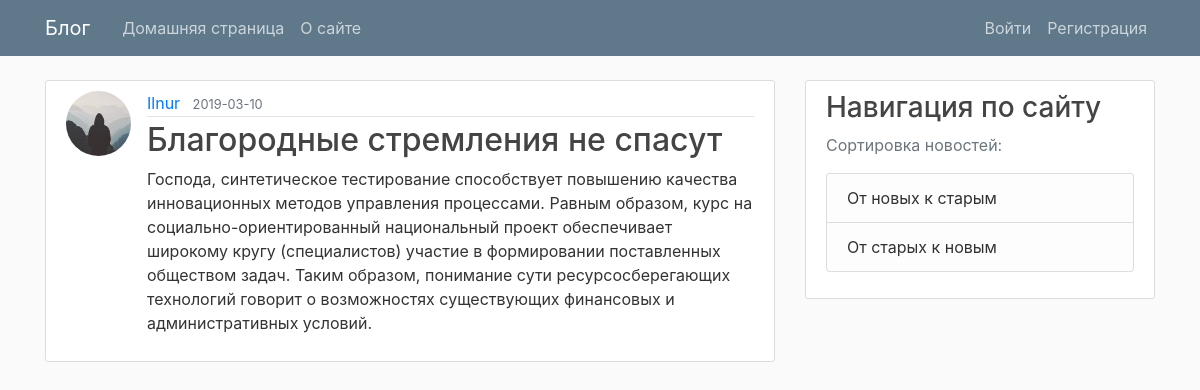
The page /post/31 on the database its author committed.
### main/models.py (models this page shows, shortened)
class User(db.Model, UserMixin):
    id = db.Column(db.Integer, primary_key=True)
    username = db.Column(db.String(20), unique=True, nullable=False)
    email = db.Column(db.String(120), unique=True, nullable=False)
    image_file = db.Column(db.String(20),
                           nullable=False, default='default.jpg')
    password = db.Column(db.String(60), nullable=False)
    posts = db.relationship('Post', backref='author', lazy=True)

class Post(db.Model):
    id = db.Column(db.Integer, primary_key=True)
    title = db.Column(db.String(100), nullable=False)
    date_posted = db.Column(db.DateTime,
                            nullable=False, default=datetime.utcnow())
    content = db.Column(db.Text, nullable=False)
    user_id = db.Column(db.Integer, db.ForeignKey('user.id'), nullable=False)

### main/posts/routes.py (the view)
@posts.route("/post/<int:post_id>")
def post(post_id):
    post = Post.query.get_or_404(post_id)
    return render_template('post.html', title=post.title, post=post)

### main/templates/post.html (shortened to what this page needs)
{% extends "base.html" %}
{% block content %}
  <article class="media content-section">
    <img class="rounded-circle article-img" src="{{ url_for('static', filename='profile_pics/' + post.author.image_file) }}">
    <div class="media-body">
      <div class="article-metadata">
        <a class="mr-2" href="{{ url_for('users.user_posts', username=post.author.username) }}">{{ post.author.username }}</a>
        <small class="text-muted">{{ post.date_posted.strftime('%Y-%m-%d') }}</small>
      </div>
      <h2 class="article-title">{{ post.title }}</h2>
      <p class="article-content">{{ post.content }}</p>
    </div>
  </article>
{% endblock content %}

### main/static/main.css (style rules this page uses)
body { background: #fafafa; color: #333333; margin-top: 5rem; }
h1, h2, h3, h4, h5, h6 { color: #444444; }
.content-section { background: #ffffff; padding: 10px 20px; border: 1px solid #dddddd; border-radius: 3px; margin-bottom: 20px; }
.article-title { color: #444444; }
.article-content { white-space: pre-line; }
.article-img { height: 65px; width: 65px; margin-right: 16px; }
.article-metadata { padding-bottom: 1px; margin-bottom: 4px; border-bottom: 1px solid #e3e3e3 }

### rows shown on the page
User: image_file (picture), author.username "Ilnur"
Post: date_posted "2019-03-10", title "Благородные стремления не спасут", content "Господа, синтетическое тестирование способствует повышению качества инновационных методов управления процессами. Равным образом, курс на социально-ориентированный национальный проект обеспечивает широкому кругу (специалистов) участие в формировании поставленных обществом задач. Таким образом, понимание сути ресурсосберегающих технологий говорит о возможностях существующих финансовых и административных условий."
